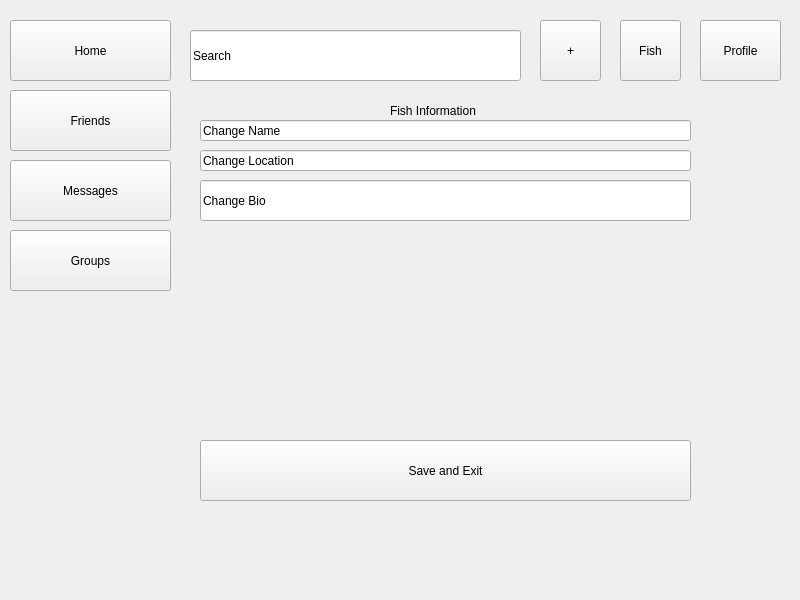
<?xml version="1.0" encoding="UTF-8"?>
<ui version="4.0">
 <class>Form</class>
 <widget class="QWidget" name="Form">
  <property name="geometry">
   <rect>
    <x>0</x>
    <y>0</y>
    <width>800</width>
    <height>600</height>
   </rect>
  </property>
  <property name="windowTitle">
   <string>Form</string>
  </property>
  <widget class="QPushButton" name="groupButton">
   <property name="geometry">
    <rect>
     <x>10</x>
     <y>230</y>
     <width>161</width>
     <height>61</height>
    </rect>
   </property>
   <property name="text">
    <string>Groups</string>
   </property>
  </widget>
  <widget class="QPushButton" name="fishButton">
   <property name="geometry">
    <rect>
     <x>620</x>
     <y>20</y>
     <width>61</width>
     <height>61</height>
    </rect>
   </property>
   <property name="text">
    <string>Fish</string>
   </property>
  </widget>
  <widget class="QPushButton" name="profileButton">
   <property name="geometry">
    <rect>
     <x>700</x>
     <y>20</y>
     <width>81</width>
     <height>61</height>
    </rect>
   </property>
   <property name="text">
    <string>Profile</string>
   </property>
  </widget>
  <widget class="QPushButton" name="friendsButton">
   <property name="geometry">
    <rect>
     <x>10</x>
     <y>90</y>
     <width>161</width>
     <height>61</height>
    </rect>
   </property>
   <property name="text">
    <string>Friends</string>
   </property>
  </widget>
  <widget class="QPushButton" name="postButton">
   <property name="geometry">
    <rect>
     <x>540</x>
     <y>20</y>
     <width>61</width>
     <height>61</height>
    </rect>
   </property>
   <property name="text">
    <string>+</string>
   </property>
  </widget>
  <widget class="QLineEdit" name="lineEdit">
   <property name="geometry">
    <rect>
     <x>200</x>
     <y>180</y>
     <width>491</width>
     <height>41</height>
    </rect>
   </property>
   <property name="text">
    <string>Change Bio</string>
   </property>
  </widget>
  <widget class="QPushButton" name="messageButton">
   <property name="geometry">
    <rect>
     <x>10</x>
     <y>160</y>
     <width>161</width>
     <height>61</height>
    </rect>
   </property>
   <property name="text">
    <string>Messages</string>
   </property>
  </widget>
  <widget class="QPushButton" name="homeButton">
   <property name="geometry">
    <rect>
     <x>10</x>
     <y>20</y>
     <width>161</width>
     <height>61</height>
    </rect>
   </property>
   <property name="text">
    <string>Home</string>
   </property>
  </widget>
  <widget class="QPushButton" name="exit">
   <property name="geometry">
    <rect>
     <x>200</x>
     <y>440</y>
     <width>491</width>
     <height>61</height>
    </rect>
   </property>
   <property name="text">
    <string>Save and Exit</string>
   </property>
  </widget>
  <widget class="QLineEdit" name="searchBar">
   <property name="geometry">
    <rect>
     <x>190</x>
     <y>30</y>
     <width>331</width>
     <height>51</height>
    </rect>
   </property>
   <property name="text">
    <string>Search</string>
   </property>
  </widget>
  <widget class="QLineEdit" name="changePass">
   <property name="geometry">
    <rect>
     <x>200</x>
     <y>150</y>
     <width>491</width>
     <height>21</height>
    </rect>
   </property>
   <property name="text">
    <string>Change Location</string>
   </property>
  </widget>
  <widget class="QLineEdit" name="changeUser">
   <property name="geometry">
    <rect>
     <x>200</x>
     <y>120</y>
     <width>491</width>
     <height>21</height>
    </rect>
   </property>
   <property name="text">
    <string>Change Name</string>
   </property>
  </widget>
  <widget class="QLabel" name="label_2">
   <property name="geometry">
    <rect>
     <x>390</x>
     <y>90</y>
     <width>151</width>
     <height>41</height>
    </rect>
   </property>
   <property name="text">
    <string>Fish Information</string>
   </property>
  </widget>
 </widget>
 <resources/>
 <connections/>
</ui>
